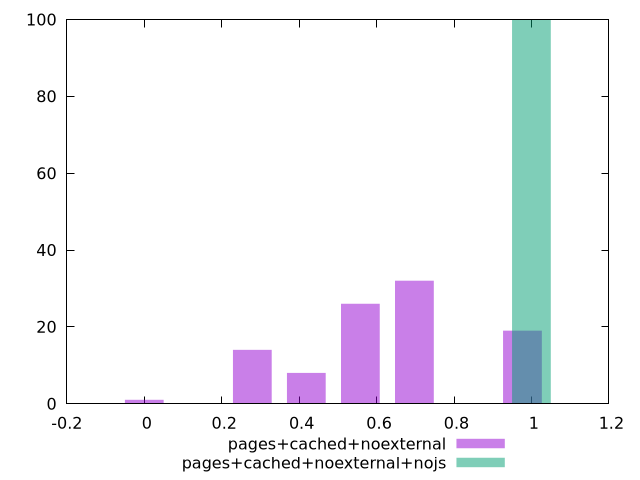

Write gnuplot code to recreate this figure.
$_pagesCachedNoexternal <<EOF
0.2790763793884207 14
0.6976909484710518 32
0.5581527587768415 26
0.9767673278594725 19
0.41861456908263106 8
0 1
EOF
$_pagesCachedNoexternalNojs <<EOF
1 100
EOF
set key outside below
set terminal pngcairo
set output "report_00005_2020-11-02T22-26-11.212Z/cumulative-layout-shift/cumulative-layout-shift_pages+cached+noexternal_pages+cached+noexternal+nojs+hist.png"
set boxwidth 0.1
set style fill transparent solid 0.5 noborder
set yrange [0:100]
plot $_pagesCachedNoexternal title "pages+cached+noexternal" with boxes ,$_pagesCachedNoexternalNojs title "pages+cached+noexternal+nojs" with boxes ,
